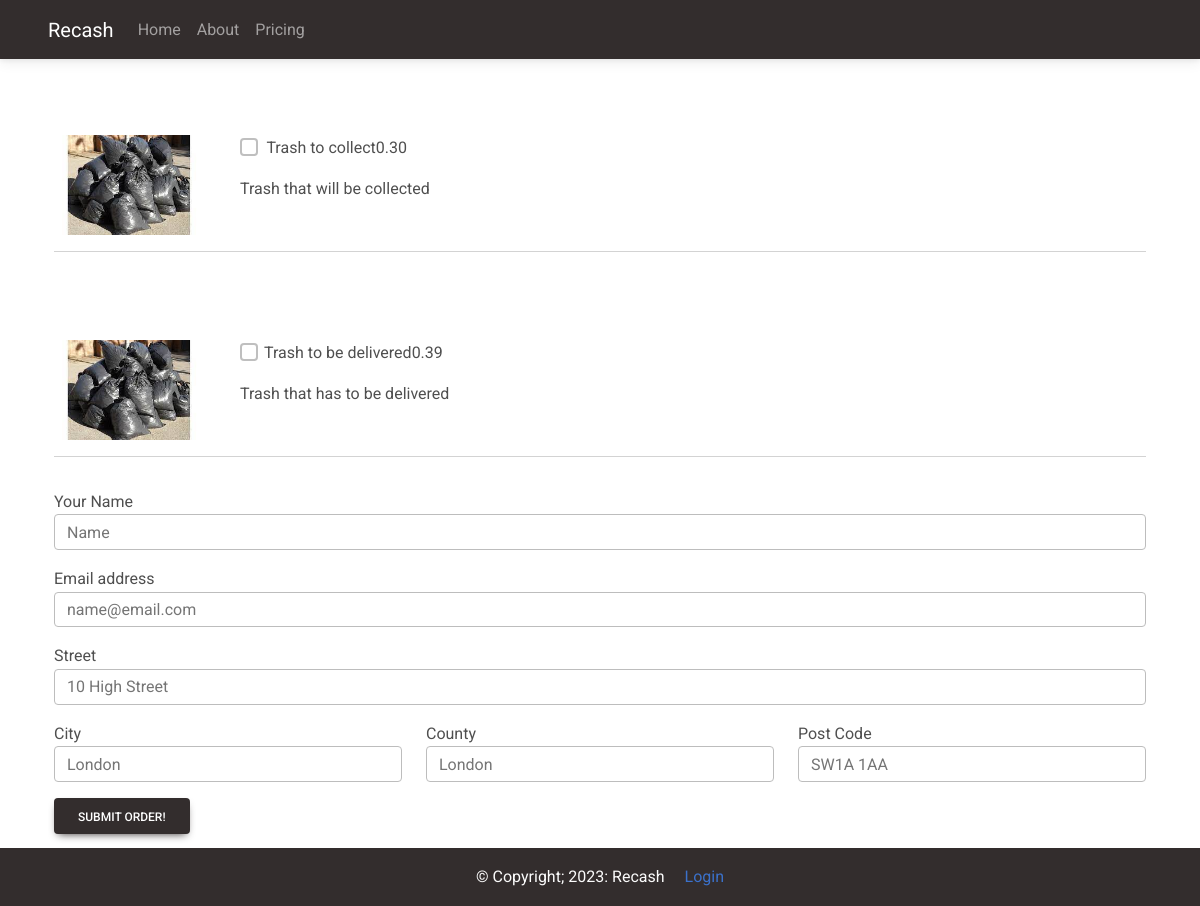
The page /order/ on the database its author committed.
### client/models.py (models this page shows, shortened)
class MenuItem(models.Model):
    name = models.CharField(max_length=100)
    description = models.TextField()
    image = models.ImageField(upload_to='menu_images/')
    price = models.DecimalField(max_digits=5, decimal_places=2)
    category = models.ManyToManyField('Category', related_name='item')

### client/views.py (the view, shortened to what this page needs)
# urls.py: path('order/', Order.as_view(), name = 'order'),
class Order(View):
    def get(self, request, *args, **kwargs):
        collections = MenuItem.objects.filter(
            category__name__contains='Collections')
        deliveries = MenuItem.objects.filter(
            category__name__contains='Deliveries')
        context = {
            'collections': collections,
            'deliveries': deliveries,
        }
        return render(request, 'client/order.html', context)

### client/templates/client/order.html (shortened to what this page needs)
{% extends 'client/base.html' %}
{% block content %}
<div class="container md-5">
    <div class="row justify-content-center mt-1">
        <div class="col-md-12 col-sm-12 p-4">
            <form method="POST">
                <div class=" pt-5">
                    {% for app in collections %}
                    <div class="row">
                        <div class="col-md-2 col-sm-12">
                            <img class="rounded" src="{{ app.image.url}}" width="150" height="100">
                        </div>
                        <div class="col-md-8 col-sm-12">
                            <div class="d-flex flex-row">
                                <div class="form-group form-check">
                                    <input type="checkbox" name="items[]" class="form-check-input" value="{{ app.pk }}">
                                    <label class="form-check-label">{{ app.name }}</label>
                                </div>
                                <p class="font-weight-bold pl-5">{{ app.price }}</p>
                            </div>
                            <p>{{ app.description }}</p>
                        </div>
                    </div>
                    <hr />
                    {% endfor %}
                </div>
                <div class="pt-5">
                    {% for deliver in deliveries %}
                    <div class="row mt-4">
                        <div class="col-md-2 col-sm-12">
                            <img class="rounded" src="{{ deliver.image.url }}" width="150" height="100">
                        </div>
                        <div class="col-md-8 col-sm-12">
                            <div class="d-flex flex-row">
                                <div class="form-group form-check">
                                    <input type="checkbox" name="items[]" class="form-check-input"
                                        value="{{ deliver.pk }}">
                                    <label class="form-chek-label">{{ deliver.name }}</label>
                                </div>
                                <p class="font-weight-bold pl-5">{{ deliver.price }}</p>
                            </div>
                            <p>{{ deliver.description }}</p>
                        </div>
                    </div>
                    <hr />
                    {% endfor %}
                </div>
                <div class="form-group pt-3">
                    <label for="name">Your Name</label>
                    <input required class="form-control" type="text" placeholder="Name" name="name">
                </div>
                <div class="form-group pt-3">
                    <label for="name">Email address</label>
                    <input required class="form-control" type="text" placeholder="name@email.com" name="email">
                </div>
                <div class="form-group pt-3">
                    <label for="name">Street</label>
                    <input required class="form-control" type="text" placeholder="10 High Street" name="street">
                </div>
                <div class="row">
                    <div class="col-md-4 col-sm-12">
                        <div class="form-group pt-3">
                            <label for="name">City</label>
                            <input required class="form-control" type="text" placeholder="London" name="city">
                        </div>
                    </div>
                    <div class="col-md-4 col-sm-12">
                        <div class="form-group pt-3">
                            <label for="name">County</label>
                            <input required class="form-control" type="text" placeholder="London" name="state">
                        </div>
                    </div>
                    <div class="col-md-4 col-sm-12">
                        <div class="form-group pt-3">
                            <label for="name">Post Code</label>
                            <input required class="form-control" type="text" placeholder="SW1A 1AA" name="zip">
                        </div>
                    </div>
                </div>
                <button type="button" class="btn btn-dark mt-3 mb-5" data-mdb-toggle="modal" data-mdb-target="#submitModal">
                    Submit Order!
                </button>
            </form>
        </div>
    </div>
</div>
{% endblock content %}

### rows shown on the page
MenuItem: image (picture), name "Trash to collect", price "0.30", description "Trash that will be collected"
MenuItem: image (picture), name "Trash to be delivered", price "0.39", description "Trash that has to be delivered"
